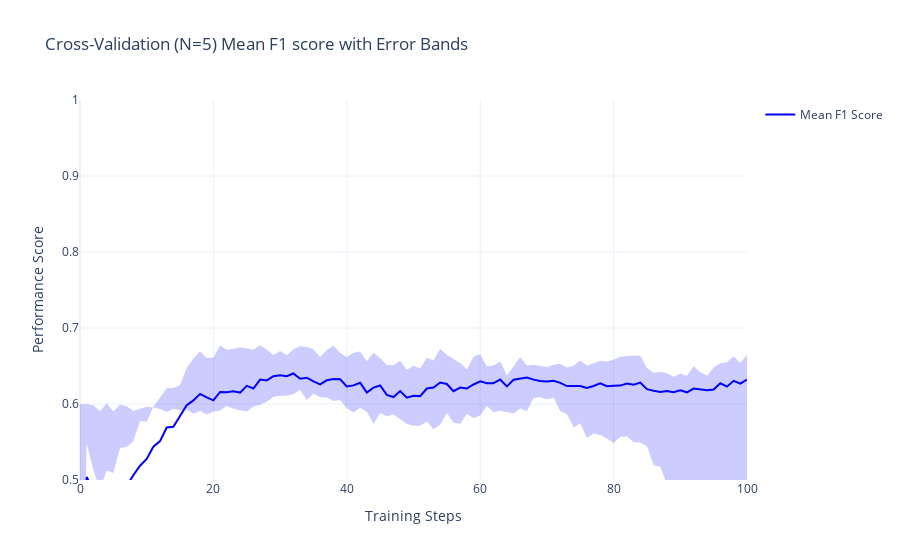
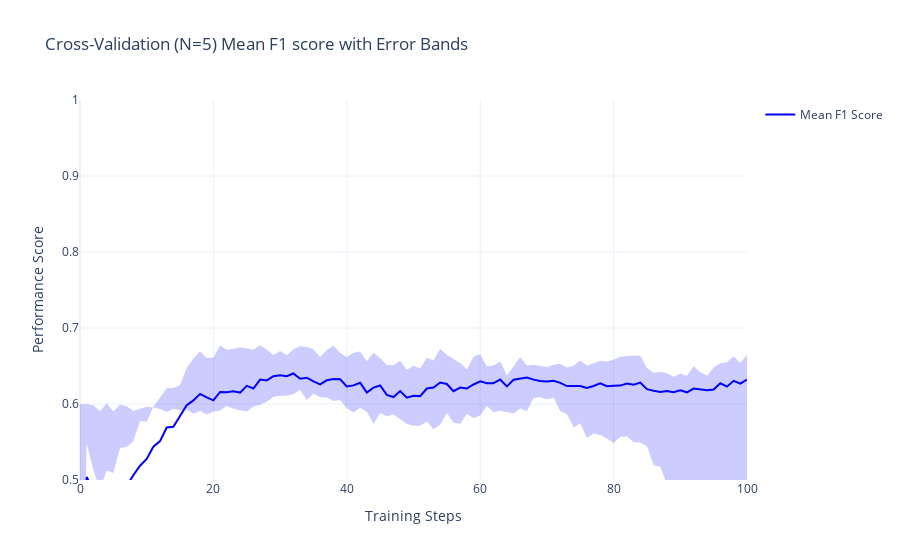

Notebook code for these charts, in order:
### Markdown cell above
And get the performance plots:

### Code cell
from ARISA_DSML.train import plot_error_scatter
cv_results = pd.read_csv(cv_output_path)
plot_error_scatter(
    df_plot=cv_results,
    name="Mean F1 Score",
    title="Cross-Validation (N=5) Mean F1 score with Error Bands",
    xtitle="Training Steps",
    ytitle="Performance Score",
    yaxis_range=[0.5, 1],
)

### Figure 1 — Plotly figure (JSON) as saved in the notebook; plotly's stock layout.template omitted (floating-point values rounded to 4 significant figures; data arrays with more than 128 entries replaced by an {"elided": "..."} marker saying what was removed)
{"data": [{"line": {"color": "blue"}, "mode": "lines", "name": "Mean F1 Score", "type": "scatter", "x": [0, 1, 2, 3, 4, 5, 6, 7, 8, 9, 10, 11, 12, 13, 14, 15, 16, 17, 18, 19, 20, 21, 22, 23, 24, 25, 26, 27, 28, 29, 30, 31, 32, 33, 34, 35, 36, 37, 38, 39, 40, 41, 42, 43, 44, 45, 46, 47, 48, 49, 50, 51, 52, 53, 54, 55, 56, 57, 58, 59, 60, 61, 62, 63, 64, 65, 66, 67, 68, 69, 70, 71, 72, 73, 74, 75, 76, 77, 78, 79, 80, 81, 82, 83, 84, 85, 86, 87, 88, 89, 90, 91, 92, 93, 94, 95, 96, 97, 98, 99, 100], "y": [0.05926, 0.5041, 0.4854, 0.4539, 0.4701, 0.4807, 0.4952, 0.4924, 0.5062, 0.5188, 0.5277, 0.5437, 0.5512, 0.5691, 0.5701, 0.5844, 0.5984, 0.6047, 0.6133, 0.6087, 0.6048, 0.6159, 0.6155, 0.6168, 0.615, 0.6238, 0.6204, 0.6322, 0.6311, 0.6365, 0.6379, 0.6366, 0.6402, 0.6332, 0.6346, 0.6297, 0.6259, 0.6312, 0.6328, 0.6324, 0.6232, 0.6245, 0.6279, 0.6149, 0.6216, 0.6244, 0.612, 0.6092, 0.617, 0.6083, 0.6109, 0.6104, 0.6204, 0.6218, 0.6283, 0.6263, 0.6168, 0.6216, 0.6204, 0.6257, 0.6298, 0.6274, 0.6273, 0.6323, 0.6232, 0.632, 0.6334, 0.6348, 0.6321, 0.6303, 0.6296, 0.6305, 0.6278, 0.6236, 0.6236, 0.6237, 0.6212, 0.6237, 0.6272, 0.6235, 0.6242, 0.6242, 0.627, 0.6255, 0.6283, 0.6195, 0.6174, 0.6158, 0.617, 0.6156, 0.6181, 0.6154, 0.6204, 0.6196, 0.6182, 0.619, 0.6273, 0.6228, 0.6305, 0.6269, 0.6323]}, {"fill": "toself", "fillcolor": "rgba(0, 0, 255, 0.2)", "line": {"color": "rgba(255, 255, 255, 0)"}, "showlegend": false, "type": "scatter", "x": {"elided": "202 int values"}, "y": {"elided": "202 float values"}}], "layout": {"title": {"text": "Cross-Validation (N=5) Mean F1 score with Error Bands"}, "xaxis": {"title": {"text": "Training Steps"}}, "yaxis": {"range": [0.5, 1], "title": {"text": "Performance Score"}}}}

### Figure 2 — Plotly figure (JSON) as saved in the notebook; plotly's stock layout.template omitted (floating-point values rounded to 4 significant figures; data arrays with more than 128 entries replaced by an {"elided": "..."} marker saying what was removed)
{"data": [{"line": {"color": "blue"}, "mode": "lines", "name": "Mean F1 Score", "type": "scatter", "x": [0, 1, 2, 3, 4, 5, 6, 7, 8, 9, 10, 11, 12, 13, 14, 15, 16, 17, 18, 19, 20, 21, 22, 23, 24, 25, 26, 27, 28, 29, 30, 31, 32, 33, 34, 35, 36, 37, 38, 39, 40, 41, 42, 43, 44, 45, 46, 47, 48, 49, 50, 51, 52, 53, 54, 55, 56, 57, 58, 59, 60, 61, 62, 63, 64, 65, 66, 67, 68, 69, 70, 71, 72, 73, 74, 75, 76, 77, 78, 79, 80, 81, 82, 83, 84, 85, 86, 87, 88, 89, 90, 91, 92, 93, 94, 95, 96, 97, 98, 99, 100], "y": [0.05926, 0.5041, 0.4854, 0.4539, 0.4701, 0.4807, 0.4952, 0.4924, 0.5062, 0.5188, 0.5277, 0.5437, 0.5512, 0.5691, 0.5701, 0.5844, 0.5984, 0.6047, 0.6133, 0.6087, 0.6048, 0.6159, 0.6155, 0.6168, 0.615, 0.6238, 0.6204, 0.6322, 0.6311, 0.6365, 0.6379, 0.6366, 0.6402, 0.6332, 0.6346, 0.6297, 0.6259, 0.6312, 0.6328, 0.6324, 0.6232, 0.6245, 0.6279, 0.6149, 0.6216, 0.6244, 0.612, 0.6092, 0.617, 0.6083, 0.6109, 0.6104, 0.6204, 0.6218, 0.6283, 0.6263, 0.6168, 0.6216, 0.6204, 0.6257, 0.6298, 0.6274, 0.6273, 0.6323, 0.6232, 0.632, 0.6334, 0.6348, 0.6321, 0.6303, 0.6296, 0.6305, 0.6278, 0.6236, 0.6236, 0.6237, 0.6212, 0.6237, 0.6272, 0.6235, 0.6242, 0.6242, 0.627, 0.6255, 0.6283, 0.6195, 0.6174, 0.6158, 0.617, 0.6156, 0.6181, 0.6154, 0.6204, 0.6196, 0.6182, 0.619, 0.6273, 0.6228, 0.6305, 0.6269, 0.6323]}, {"fill": "toself", "fillcolor": "rgba(0, 0, 255, 0.2)", "line": {"color": "rgba(255, 255, 255, 0)"}, "showlegend": false, "type": "scatter", "x": {"elided": "202 int values"}, "y": {"elided": "202 float values"}}], "layout": {"title": {"text": "Cross-Validation (N=5) Mean F1 score with Error Bands"}, "xaxis": {"title": {"text": "Training Steps"}}, "yaxis": {"range": [0.5, 1], "title": {"text": "Performance Score"}}}}
